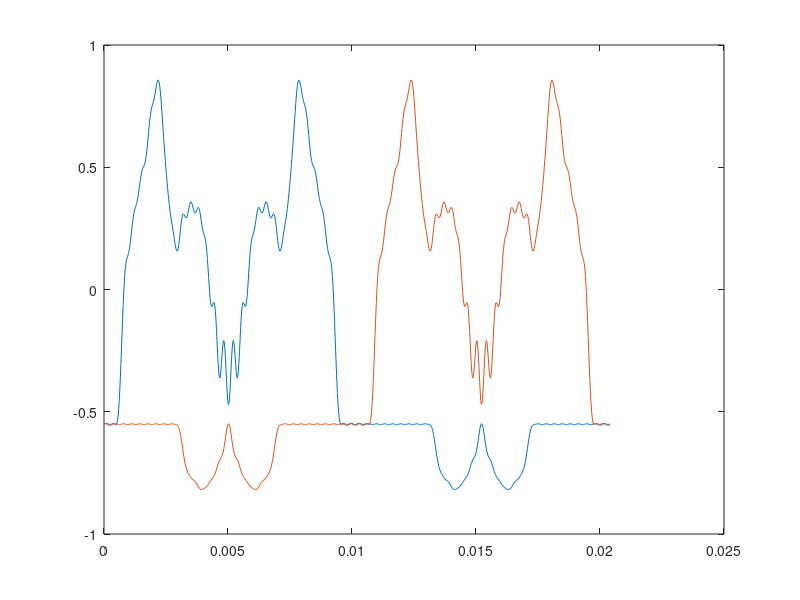

Here is the MATLAB script that generated this plot:
%{
This is an old script, made for my video "Catwave".
I now realize how terribly written it is.
Shield your eyes!
%}


%Drawing top half with individual points
topcat1=[7 7 7 7 9 14 15.5 17 18 19.25];
topcat2=[20 21.5 23 24 23.75];
topcat3=[21 18.5 17 15.75 16.75];
topcat4=[17.5 17.75 18 17.75 17.5];
topcat5=[16.5 14.5 13 11.75 9.5 11];
topcathalf=horzcat(topcat1, topcat2, topcat3, topcat4, topcat5); %haha "horzcat" has "cat" in it
topcathalflip=fliplr(topcathalf);
topcat=horzcat(topcathalf,8, topcathalflip);

%Drawing bottom half
botcat1=[7 7 7 7 7 7 7 7 7 7 7 7 7 7 7 7 7 7 7];
botcat2=[6.5 5.25 4.5 4.25 4 3.75 3.75 4 4.25 4.75 5.25 6];
botcathalf=horzcat(botcat1, botcat2);
botcathalflip=fliplr(botcathalf);
botcat=horzcat(botcathalf, 7, botcathalflip);

%Create two shapes, with top and bottom switched
cat=horzcat(topcat, botcat);
tac=horzcat(botcat, topcat);
n=0:length(cat)-1;

%{
%Test points drawing
plot(n,cat, n,tac);
daspect([1 1 1]);
%}

%Furrier Analysis
furco=fft(cat);
mag=abs(furco);
ang=angle(furco);

ocruf=fft(tac);
gam=abs(ocruf);
gna=angle(ocruf);

%Construct waveform
freq=49.00;
x=0:1/44.1e3:1/freq;
furfun=0;
nufruf=0;
res=64; %64 by default
%{
But, there will be some HIGH frequencies in this, remember:
res < [MaxFreq / (2*pi*freq)] + 1

Handy lil chart, using 20kHz as MaxFreq:

Pitch:  Freq:    Res:

B#/C	32.70    98
C#/Db	34.65    92
D	    36.71    87  
D#/Eb	38.89    82
E/Fb	41.20    78
E#/F	43.65    73
F#/Gb	46.25    69
G	    49.00    65
G#/Ab	51.91    62
A	    55.00    58
A#/Bb	58.27    55
B/Cb	61.74    52

Just, like, multiply or divide by 2 for more octaves
%}

for a = 2:res
    furfun=2*mag(a)*cos(2*pi*freq*(a-1).*x+ang(a))+furfun;
end

for b = 2:res
    nufruf=2*gam(b)*cos(2*pi*freq*(b-1).*x+gna(b))+nufruf;
end

Furrier=(mag(1)+furfun)/1550-1.12;
reirruF=(gam(1)+nufruf)/1550-1.12;

%Check for image quality
figure(2);
plot(x,Furrier,x,reirruF);

%Export as sound
%makesound=transpose([Furrier;reirruF]);
%audiowrite('lowG.flac',makesound,44100);